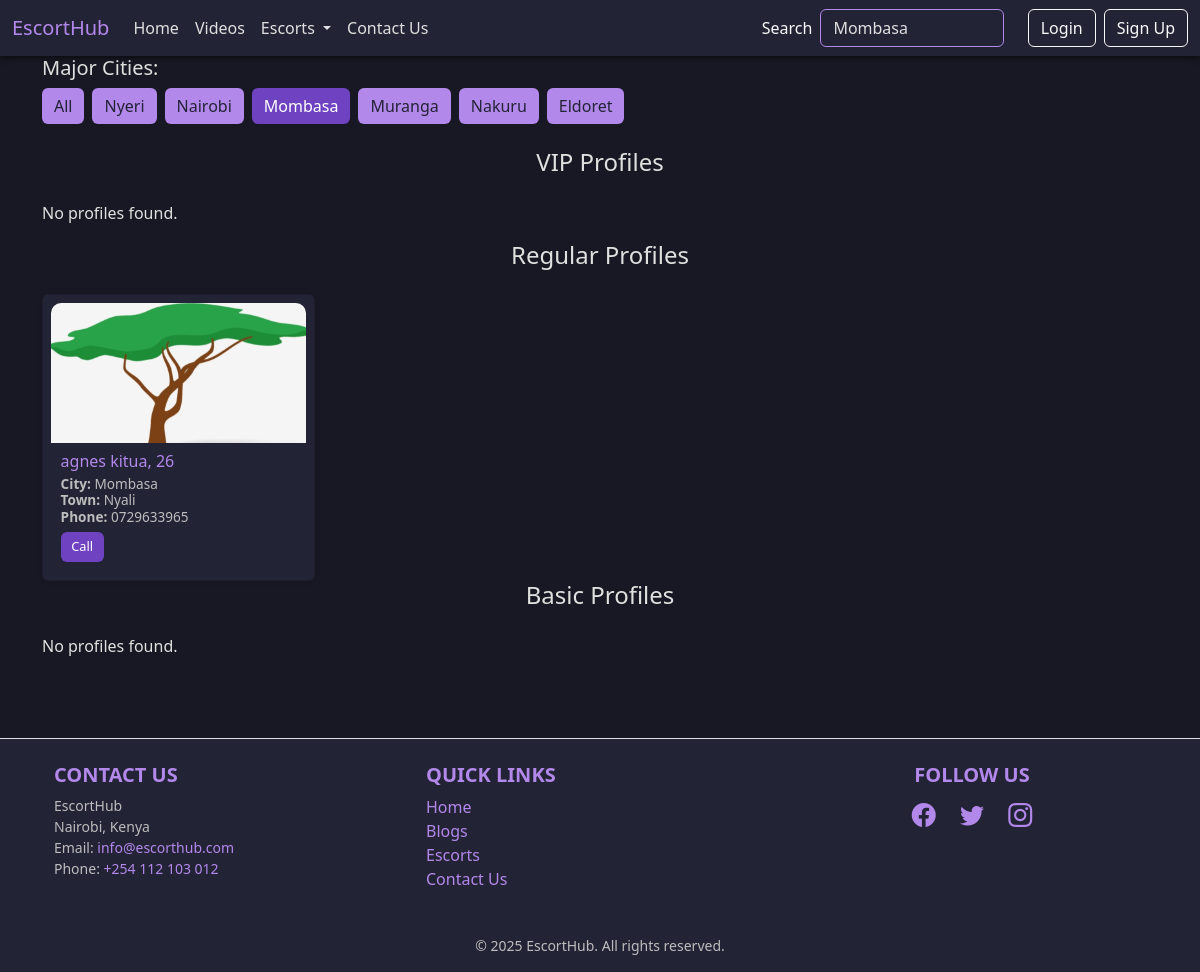
The page /?q=Mombasa on the database as committed earlier.
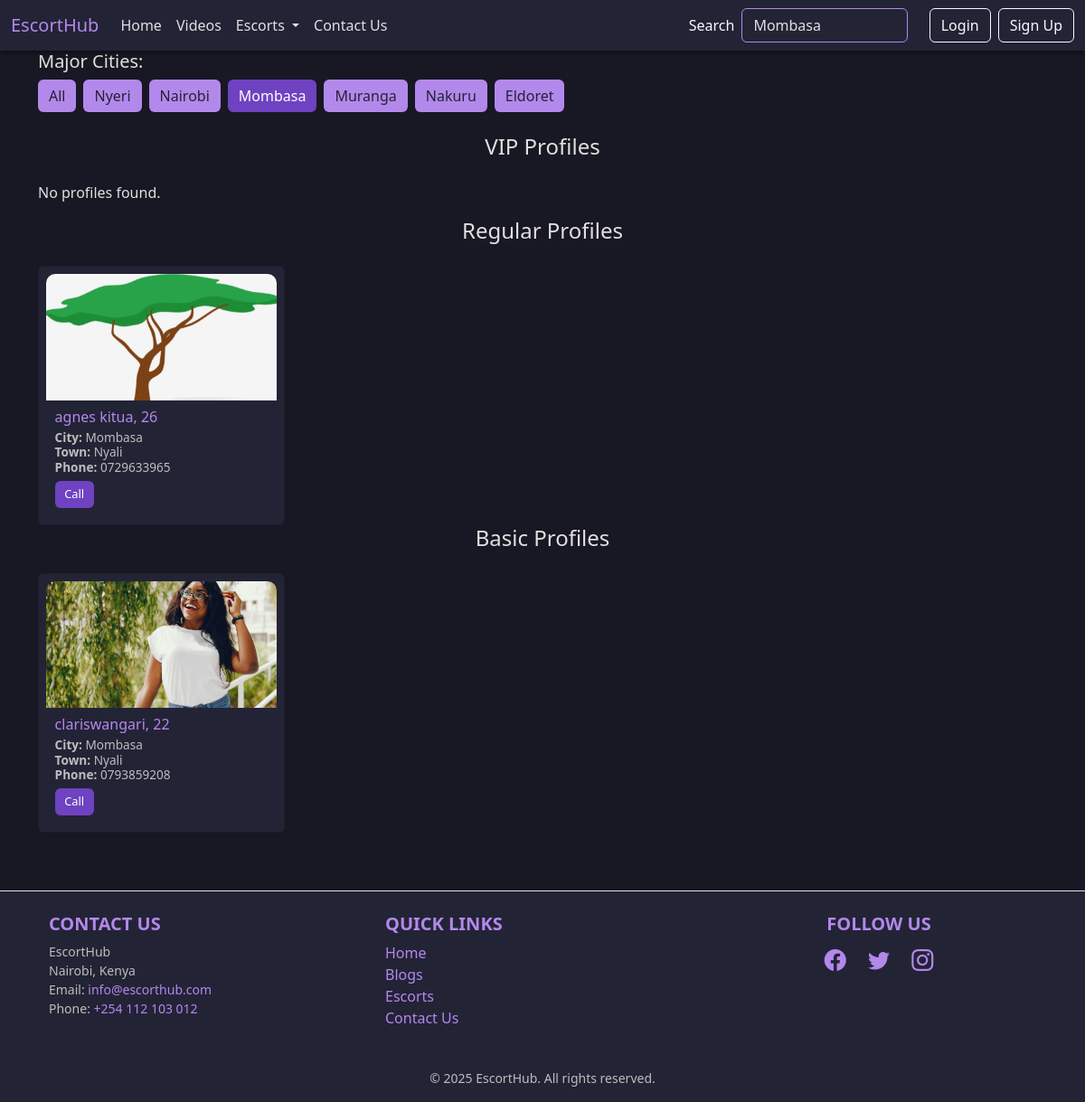
The same page on the database as committed later.
### core/models.py (models this page shows, shortened)
class Profile(models.Model):
    CATEGORY_CHOICES = [
        ('VIP', 'VIP'),
        ('Regular', 'Regular'),
        ('Basic', 'Basic'),
    ]
    user = models.OneToOneField(User, on_delete=models.CASCADE)
    picture = models.ImageField(upload_to='profile_pics/', default='default.jpg')
    age = models.PositiveIntegerField(null=True, blank=True)
    city = models.CharField(max_length=100, blank=True)
    town = models.CharField(max_length=100, blank=True)
    phone_number = models.CharField(max_length=20, blank=True)
    category = models.CharField(max_length=10, choices=CATEGORY_CHOICES, default='Basic')

### core/views.py (the view)
# urls.py: path('', views.index, name='index'),
def index(request):
    query = request.GET.get('q')
    cities = Profile.objects.values_list('city', flat=True).distinct()
    if query:
        filter_condition = Q(city__icontains=query) | Q(town__icontains=query)
        vip_profiles = Profile.objects.filter(filter_condition, category='VIP')
        regular_profiles = Profile.objects.filter(filter_condition, category='Regular')
        basic_profiles = Profile.objects.filter(filter_condition, category='Basic')
    else:
        vip_profiles = Profile.objects.filter(category='VIP')
        regular_profiles = Profile.objects.filter(category='Regular')
        basic_profiles = Profile.objects.filter(category='Basic')
    context = {
        'vip_profiles': vip_profiles,
        'regular_profiles': regular_profiles,
        'basic_profiles': basic_profiles,
        'cities': cities,
        'active_city': query or '',
    }
    return render(request, 'core/index.html', context)

### templates/core/index.html (shortened to what this page needs)
{% extends "partials/base.html" %}
{% block content %}
{% load static %}
<!DOCTYPE html>
<html lang="en">
<head>
    <link href="https://cdn.jsdelivr.net/npm/bootstrap@5.3.3/dist/css/bootstrap.min.css" rel="stylesheet" />
    <link href="{% static 'css/style.css' %}" rel="stylesheet" />
</head>
<body>
<div class="container mb-2 city-bg">
  <h5 class="mb-2">Major Cities:</h5>
  <div class="d-flex flex-wrap gap-2">
    <a href="{% url 'core:index' %}" class="btn city-btn {% if not active_city %}active{% endif %}">All</a>
    {% for city in cities %}
      <a href="?q={{ city }}" class="btn city-btn {% if active_city == city %}active{% endif %}">
        {{ city }}
      </a>
    {% endfor %}
  </div>
</div>
<div class="container-sm py-3">
    <h4 id="#vip" class="mb-4 text-center">VIP Profiles</h4>
    <div class="row row-cols-2 row-cols-md-4 g-2">
        {% for profile in vip_profiles %}
        <div class="col">
            <div class="card h-100 shadow-sm profile-card">
                <img src="{{ profile.picture.url }}" class="card-img-top profile-img" alt="{{ profile.user.username }}">
                <div class="card-body">
                    <h5 class="card-title">{{ profile.user.get_full_name }}{% if not profile.user.get_full_name %}{{ profile.user.username }}{% endif %}, {{ profile.age }}</h5>
                    <p class="card-text">
                      <strong>City:</strong> {{ profile.city }}<br />
                      <strong>Town:</strong> {{ profile.town }}<br />
                      <strong>Phone:</strong> {{ profile.phone_number }}
                    </p>
                    <a href="tel:{{ profile.phone_number }}" class="btn btn-lilac call-btn">Call</a>
                </div>
            </div>
        </div>
        {% empty %}
        <p>No profiles found.</p>
        {% endfor %}
    </div>
        <h4 id="regular" class="mb-4 text-center">Regular Profiles</h4>
    <div class="row row-cols-2 row-cols-md-4 g-2">
        {% for profile in regular_profiles %}
        <div class="col">
            <div class="card h-100 shadow-sm profile-card">
                <img src="{{ profile.picture.url }}" class="card-img-top profile-img" alt="{{ profile.user.username }}">
                <div class="card-body">
                    <h5 class="card-title">{{ profile.user.get_full_name }}{% if not profile.user.get_full_name %}{{ profile.user.username }}{% endif %}, {{ profile.age }}</h5>
                    <p class="card-text">
                      <strong>City:</strong> {{ profile.city }}<br />
                      <strong>Town:</strong> {{ profile.town }}<br />
                      <strong>Phone:</strong> {{ profile.phone_number }}
                    </p>
                    <a href="tel:{{ profile.phone_number }}" class="btn btn-lilac call-btn">Call</a>
                </div>
            </div>
        </div>
        {% empty %}
        <p>No profiles found.</p>
        {% endfor %}
    </div>
     <h4 id="basic" class="mb-4 text-center">Basic Profiles</h4>
    <div class="row row-cols-2 row-cols-md-4 g-2">
        {% for profile in basic_profiles %}
        <div class="col">
            <div class="card h-100 shadow-sm profile-card">
                <img src="{{ profile.picture.url }}" class="card-img-top profile-img" alt="{{ profile.user.username }}">
                <div class="card-body">
                    <h5 class="card-title">{{ profile.user.get_full_name }}{% if not profile.user.get_full_name %}{{ profile.user.username }}{% endif %}, {{ profile.age }}</h5>
                    <p class="card-text">
                      <strong>City:</strong> {{ profile.city }}<br />
                      <strong>Town:</strong> {{ profile.town }}<br />
                      <strong>Phone:</strong> {{ profile.phone_number }}
                    </p>
                    <a href="tel:{{ profile.phone_number }}" class="btn btn-lilac call-btn">Call</a>
                </div>
            </div>
        </div>
        {% empty %}
        <p>No profiles found.</p>
        {% endfor %}
    </div>
</div>
</body>
</html>
{% endblock content %}

### templates/partials/base.html (shortened to what this page needs)
<!DOCTYPE html>
    {% load static %}
    <link href="https://cdn.jsdelivr.net/npm/bootstrap@5.3.3/dist/css/bootstrap.min.css" rel="stylesheet">
    <link rel="stylesheet" href="https://cdn.jsdelivr.net/npm/bootstrap-icons@1.10.5/font/bootstrap-icons.css">
    <link rel="stylesheet" href="{% static 'css/style.css' %}">
<nav class="navbar navbar-expand-lg navbar-light bg-light">
  <div class="container-fluid">
    <a class="navbar-brand" href="#">EscortHub</a>
    <div class="collapse navbar-collapse" id="navbarSupportedContent">
      <ul class="navbar-nav me-auto mb-2 mb-lg-0">
        <li class="nav-item">
          <a class="nav-link active" aria-current="page" href="{% url 'core:index' %}">Home</a>
        </li>
          <a class="nav-link active" href="{% url 'core:video_list' %}">Videos</a>
        <li class="nav-item dropdown">
          <a class="nav-link dropdown-toggle" href="#" id="navbarDropdown" role="button" data-bs-toggle="dropdown" aria-expanded="false">
            Escorts
          </a>
        </li>
        <li class="nav-item">
          <a class="nav-link active" href="#contact" >Contact Us</a>
        </li>
      </ul>
      <form method="get" class="d-flex align-items-center mb-0 me-3" style="max-width: 250px;">
        <span class="me-2 text-light">Search</span>
        <input type="text" name="q" placeholder="Search by city or town" class="form-control me-2" value="{{ request.GET.q }}">
     </form>
     <div class="d-flex align-items-center gap-2">
    <a class="btn btn-outline-light" href="{% url 'core:login' %}">Login</a>
    <a class="btn btn-outline-light" href="{% url 'core:signup' %}">Sign Up</a>
</div>
    </div>
  </div>
</nav>
{% block content %}
{% endblock content %}
<footer class="custom-footer mt-5 border-top">
  <div class="container p-4">
    <div class="row">
      <div id="contact" class="col-lg-4 col-md-6 mb-4 mb-md-0">
        <h5 class="footer-heading">Contact Us</h5>
        <p class="footer-text">
          EscortHub<br>
          Nairobi, Kenya<br>
          Email: <a href="mailto:info@escorthub.com" class="footer-link">info@escorthub.com</a><br>
          Phone: <a href="tel:+254712345678" class="footer-link">+254 112 103 012</a>
        </p>
      </div>
      <div class="col-lg-4 col-md-6 mb-4 mb-md-0">
        <h5 class="footer-heading">Quick Links</h5>
        <ul class="list-unstyled mb-0">
          <li><a href="#" class="footer-link">Home</a></li>
          <li><a href="#" class="footer-link">Blogs</a></li>
          <li><a href="#" class="footer-link">Escorts</a></li>
          <li><a href="#" class="footer-link">Contact Us</a></li>
        </ul>
      </div>
      <div class="col-lg-4 col-md-12 text-center">
        <h5 class="footer-heading">Follow Us</h5>
        <div class="social-icons">
          <a href="#" class="footer-icon"><i class="bi bi-facebook"></i></a>
          <a href="#" class="footer-icon"><i class="bi bi-twitter"></i></a>
          <a href="#" class="footer-icon"><i class="bi bi-instagram"></i></a>
        </div>
      </div>
    </div>
  </div>
  <div class="footer-bottom text-center p-3">
    © 2025 EscortHub. All rights reserved.
  </div>
</footer>

### static/css/style.css (style rules this page uses)
body { background-color: #181824; color: #e0e0e0; font-family: 'Segoe UI', Tahoma, Geneva, Verdana, sans-serif; }
.navbar, .navbar-light, .navbar-expand-lg { background-color: #232336 !important; box-shadow: 0 2px 6px rgba(0,0,0,0.6); }
.navbar-brand { color: #b388eb !important; }
.nav-link { color: #e0e0e0 !important; font-weight: 500; transition: color 0.3s ease, background-color 0.3s ease; }
.form-control { background-color: #232336; color: #e0e0e0; border-color: #b388eb; }
.custom-footer { background-color: #232336; color: #bdbdbd; font-family: 'Segoe UI', Tahoma, Geneva, Verdana, sans-serif; position: relative; }
.footer-heading { color: #b388eb; font-weight: bold; text-transform: uppercase; }
.footer-text { color: #bdbdbd; font-size: 14px; }
.footer-link { color: #b388eb; text-decoration: none; transition: color 0.3s ease, text-decoration 0.3s ease; }
.footer-bottom { background-color: #232336; color: #bdbdbd; font-size: 14px; }
.social-icons { margin-top: 10px; }
.footer-icon { font-size: 24px; color: #b388eb; margin: 0 10px; transition: color 0.3s ease; }
html { scroll-behavior: smooth; }
.profile-card { font-size: 0.85rem; padding: 0.5rem; height: 100%; background-color: #232336; color: #e0e0e0; }
.profile-img { object-fit: cover; height: 140px; border-radius: 10px 10px 0 0; background-color: #181824; }
.card-body { padding: 0.6rem; }
.card-title { font-size: 1rem; margin-bottom: 0.3rem; color: #b388eb; }
.card-text { font-size: 0.85rem; margin-bottom: 0.4rem; line-height: 1.2; color: #bdbdbd; }
.call-btn { background-color: #6f42c1; color: #fff; padding: 0.3rem 0.6rem; font-size: 0.8rem; }
.city-btn { background-color: #b388eb !important; color: #232336 !important; border: none !important; font-weight: 500; transition: background 0.2s, color 0.2s; }
.city-btn.active, .city-btn:hover, .city-btn:focus { background-color: #6f42c1 !important; color: #fff !important; }

Rows that differ between the two databases and show on the page:
added Profile: picture (picture), user.username "clariswangari", age "22", city "Mombasa", town "Nyali", phone_number "0793859208", shown under "Basic Profiles"
Other text that changed with them:
text no longer shown: "No profiles found."
